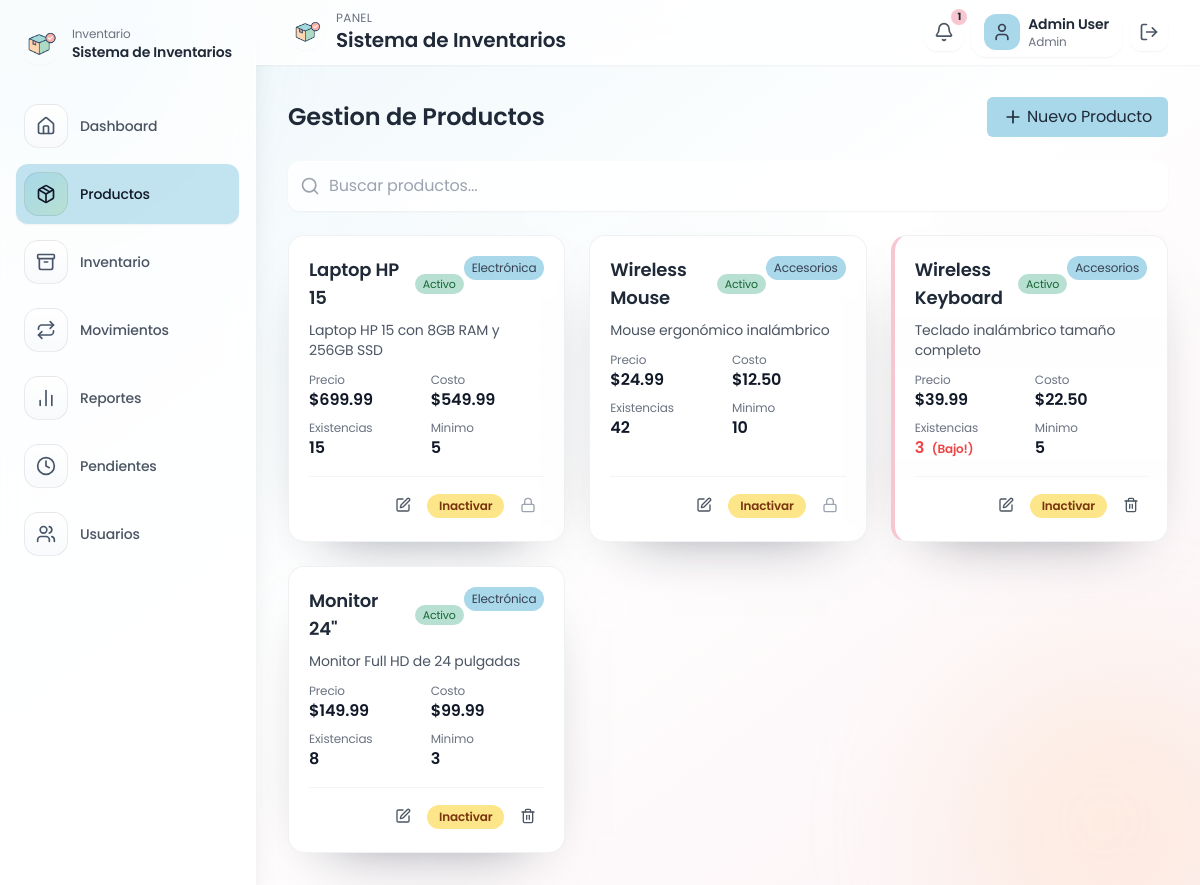
Screenshot of /products (signed in) with the database file from the repository.
### tables this page shows
CREATE TABLE IF NOT EXISTS products (
    id INT AUTO_INCREMENT PRIMARY KEY,
    name VARCHAR(150) NOT NULL,
    description TEXT,
    category VARCHAR(100) NOT NULL DEFAULT 'General',
    price DECIMAL(10,2) NOT NULL DEFAULT 0,
    cost DECIMAL(10,2) NOT NULL DEFAULT 0,
    stock_quantity INT NOT NULL DEFAULT 0,
    min_stock_level INT NOT NULL DEFAULT 0,
    active TINYINT(1) NOT NULL DEFAULT 1,
    image_url TEXT,
    created_at DATETIME NOT NULL DEFAULT CURRENT_TIMESTAMP
);

### app/helpers.php (called while the page is built, shortened)
<?php
function config(string $key, mixed $default = null): mixed
{
    $config = $GLOBALS['app_config'] ?? [];
    $segments = explode('.', $key);
    $value = $config;
    foreach ($segments as $segment) {
        if (is_array($value) && array_key_exists($segment, $value)) {
            $value = $value[$segment];
        } else {
            return $default;
        }
    }
    return $value;
}
function base_url(string $path = ''): string
{
    $base = config('app.base_url', '');
    if ($base === '') {
        $base = rtrim(str_replace('\\', '/', dirname($_SERVER['SCRIPT_NAME'] ?? '')), '/');
    }
    return rtrim($base, '/') . '/' . ltrim($path, '/');
}
function e(?string $value): string
{
    return htmlspecialchars((string) $value, ENT_QUOTES, 'UTF-8');
}
function auth_user(): ?array
{
    return $_SESSION['user'] ?? null;
}
function render(string $view, array $data = [], ?string $layout = 'layout'): void
{
    $viewFile = __DIR__ . '/Views/' . $view . '.php';
    extract($data);
    include $viewFile;
}

### app/Core/Controller.php (called while the page is built, shortened)
<?php
abstract class Controller
{
    protected function render(string $view, array $data = [], ?string $layout = 'layout'): void
    {
        render($view, $data, $layout);
    }
}

### app/Controllers/ProductController.php (called while the page is built, shortened)
<?php
class ProductController extends Controller
{
    public function index(): void
    {
        $currentUser = auth_user();
        $isAdmin = ($currentUser['role'] ?? null) === 'admin';
        $search = trim($_GET['q'] ?? '');
        $category = $_GET['category'] ?? null;
        $editId = isset($_GET['edit']) ? (int) $_GET['edit'] : null;
        $editingProduct = ($isAdmin && $editId) ? Product::find($editId) : null;
        $products = Product::all($search ?: null, $category ?: null);
        $categories = array_values(array_unique(array_map(fn ($p) => $p['category'], $products)));
        $this->render('products/index', [
            'products' => $products,
            'categories' => $categories,
            'search' => $search,
            'editingProduct' => $editingProduct,
            'isAdmin' => $isAdmin,
            'message' => flash('success'),
            'error' => flash('error'),
        ]);
    }
}

### public/index.php (called while the page is built, shortened)
<?php
$router = new Router();
$router->get('/login', [AuthController::class, 'showLogin']);
$router->post('/login', [AuthController::class, 'login']);
$router->get('/logout', [AuthController::class, 'logout']);
$router->get('/', [DashboardController::class, 'index']);
$router->get('/products', [ProductController::class, 'index']);
$router->post('/products/save', [ProductController::class, 'save']);
$router->post('/products/deactivate', [ProductController::class, 'deactivate']);
$router->post('/products/reactivate', [ProductController::class, 'reactivate']);
$router->post('/products/delete', [ProductController::class, 'delete']);
$router->get('/inventory', [InventoryController::class, 'index']);
$router->post('/inventory/adjust', [InventoryController::class, 'adjust']);
$router->get('/movements', [MovementController::class, 'index']);
$router->post('/movements/save', [MovementController::class, 'save']);
$router->get('/movements/pending', [MovementController::class, 'pending']);
$router->post('/movements/approve', [MovementController::class, 'approve']);
$router->post('/movements/reject', [MovementController::class, 'reject']);
$router->get('/reports', [ReportController::class, 'index']);
$router->get('/users', [UserController::class, 'index']);
$router->post('/users/save', [UserController::class, 'save']);
$router->post('/users/delete', [UserController::class, 'delete']);
$router->post('/users/toggle', [UserController::class, 'toggle']);
$router->dispatch($_SERVER['REQUEST_METHOD'], parse_url($_SERVER['REQUEST_URI'] ?? '/', PHP_URL_PATH) ?: '/');

### app/Models/Product.php (called while the page is built, shortened)
<?php
class Product
{
    public static function all(?string $search = null, ?string $category = null, bool $onlyActive = false): array
    {
        $pdo = Database::connection();
        $sql = 'SELECT p.*, (SELECT COUNT(*) FROM movements m WHERE m.product_id = p.id) as movements_count FROM products p WHERE 1=1';
        $params = [];
        $sql .= ' ORDER BY p.created_at DESC';
        $stmt = $pdo->prepare($sql);
        $stmt->execute($params);
        return $stmt->fetchAll();
    }
}

### app/Views/products/index.php (the view, shortened to what this page needs)
<?php
$isAdmin = $isAdmin ?? false;
?>
<div class="max-w-7xl mx-auto space-y-6">
    <div class="flex flex-col sm:flex-row items-start sm:items-center justify-between">
        <h2 class="text-2xl font-semibold text-gray-800">Gestion de Productos</h2>
        <?php if ($isAdmin): ?>
            <button type="button" id="toggleProductForm"
                    class="mt-3 sm:mt-0 inline-flex items-center px-4 py-2 bg-blue-pastel rounded-md text-gray-800 hover:bg-blue-400 transition-colors duration-200">
                <i data-lucide="plus" class="h-5 w-5 mr-1"></i>
                <span id="toggleProductFormText">Nuevo Producto</span>
            </button>
        <?php endif; ?>
    </div>
    <form method="GET" action="<?= base_url('products') ?>" class="mb-6">
        <div class="relative">
            <div class="absolute inset-y-0 left-0 pl-3 flex items-center pointer-events-none">
                <i data-lucide="search" class="h-5 w-5 text-gray-400"></i>
            </div>
            <input id="product-search" type="text" name="q" placeholder="Buscar productos..." value="<?= e($search) ?>"
                   class="w-full pl-10 pr-10 py-3 border border-white/60 bg-white/80 rounded-xl shadow-sm focus:outline-none focus:ring-2 focus:ring-blue-pastel">
        </div>
    </form>
    <?php if (count($products) === 0): ?>
        <div class="text-center py-12">
            <p class="text-gray-500">No se encontraron productos.</p>
        </div>
    <?php else: ?>
        <div class="grid grid-cols-1 sm:grid-cols-2 lg:grid-cols-3 xl:grid-cols-4 gap-6">
            <?php foreach ($products as $product): ?>
                <?php
                $isLow = $product['stock_quantity'] <= $product['min_stock_level'];
                $isInactive = empty($product['active']);
                $movementsCount = (int) ($product['movements_count'] ?? 0);
                ?>
                <div class="card <?= $isLow ? 'low-stock' : '' ?>">
                    <div class="flex flex-col h-full">
                        <div class="flex-1">
                            <div class="flex justify-between items-start">
                                <div class="space-y-1">
                                    <div class="flex items-center space-x-2">
                                        <h3 class="text-lg font-semibold text-gray-800"><?= e($product['name']) ?></h3>
                                        <span class="px-2 py-0.5 text-[11px] rounded-full <?= $isInactive ? 'bg-gray-200 text-gray-700' : 'bg-green-pastel text-green-800' ?>">
                                            <?= $isInactive ? 'Inactivo' : 'Activo' ?>
                                        </span>
                                    </div>
                                </div>
                                <span class="px-2 py-1 text-xs rounded-full bg-blue-pastel text-gray-700">
                                    <?= e($product['category']) ?>
                                </span>
                            </div>
                            <p class="text-sm text-gray-600 mt-2 line-clamp-2">
                                <?= e($product['description']) ?>
                            </p>
                            <div class="mt-3 grid grid-cols-2 gap-2">
                                <div>
                                    <p class="text-xs text-gray-500">Precio</p>
                                    <p class="font-semibold">$<?= number_format((float) $product['price'], 2) ?></p>
                                </div>
                                <div>
                                    <p class="text-xs text-gray-500">Costo</p>
                                    <p class="font-semibold">$<?= number_format((float) $product['cost'], 2) ?></p>
                                </div>
                                <div>
                                    <p class="text-xs text-gray-500">Existencias</p>
                                    <p class="font-semibold <?= $isLow ? 'text-red-500' : '' ?>">
                                        <?= (int) $product['stock_quantity'] ?>
                                        <?= $isLow ? '<span class="ml-1 text-xs">(Bajo!)</span>' : '' ?>
                                    </p>
                                </div>
                                <div>
                                    <p class="text-xs text-gray-500">Minimo</p>
                                    <p class="font-semibold"><?= (int) $product['min_stock_level'] ?></p>
                                </div>
                            </div>
                        </div>
                        <?php if ($isAdmin): ?>
                            <div class="flex flex-wrap items-center justify-end gap-2 mt-4 pt-3 border-t border-gray-100">
                                <button type="button" class="p-2 rounded-full hover:bg-gray-100 text-gray-600 edit-product"
                                        title="Editar"
                                        data-product='<?= htmlspecialchars(json_encode([
                                            'id' => (int) $product['id'],
                                            'name' => $product['name'],
                                            'category' => $product['category'],
                                            'description' => $product['description'],
                                            'price' => $product['price'],
                                            'cost' => $product['cost'],
                                            'stock_quantity' => $product['stock_quantity'],
                                            'min_stock_level' => $product['min_stock_level'],
                                        ]), ENT_QUOTES, 'UTF-8') ?>'>
                                    <i data-lucide="edit" class="h-4 w-4"></i>
                                </button>
                                <?php if ($isInactive): ?>
                                    <form action="<?= base_url('products/reactivate') ?>" method="POST">
                                        <input type="hidden" name="id" value="<?= (int) $product['id'] ?>">
                                        <button type="submit" class="px-3 py-1 rounded-full bg-green-pastel text-green-900 hover:bg-green-300 text-xs font-semibold">
                                            Reactivar
                                        </button>
                                    </form>
                                <?php else: ?>
                                    <form action="<?= base_url('products/deactivate') ?>" method="POST">
                                        <button type="submit" class="px-3 py-1 rounded-full bg-amber-200 text-amber-900 hover:bg-amber-300 text-xs font-semibold">
                                            Inactivar
                                        </button>
                                    </form>
                                <?php endif; ?>
                                <?php if ($movementsCount === 0): ?>
                                    <form action="<?= base_url('products/delete') ?>" method="POST" onsubmit="return confirm('Eliminar este producto?');">
                                        <button type="submit" class="p-2 rounded-full hover:bg-gray-100 text-gray-600" title="Eliminar">
                                            <i data-lucide="trash" class="h-4 w-4"></i>
                                        </button>
                                    </form>
                                <?php else: ?>
                                    <button type="button" class="p-2 rounded-full text-gray-400 cursor-not-allowed" title="Este producto no puede eliminarse porque tiene transacciones registradas.">
                                        <i data-lucide="lock" class="h-4 w-4"></i>
                                    </button>
                                <?php endif; ?>
                            </div>
                        <?php endif; ?>
                    </div>
                </div>
            <?php endforeach; ?>
        </div>
    <?php endif; ?>
</div>

### public/assets/styles.css (style rules this page uses)
:root { --pink-pastel: #F7C6D0; --blue-pastel: #A8D8EA; --green-pastel: #B8E0D2; --peach-pastel: #FFD8B5; }
body { font-family: 'Poppins', sans-serif; background: radial-gradient(circle at 0% 0%, rgba(168, 216, 234, 0.22), transparent 30%), radial-gradient(circle at 100% 100%, rgba(255, 216, 181, 0.22), transparent 28%), #fdfefe; color: #0f172a; letter-spacing: -0.01em; }
.card { background: linear-gradient(180deg, rgba(255, 255, 255, 0.95), #ffffff); border-radius: 1rem; padding: 1.25rem; border: 1px solid rgba(15, 23, 42, 0.06); box-shadow: 0 24px 60px -40px rgba(15, 23, 42, 0.6); transition: all 0.2s ease-in-out; }
.low-stock { background-color: rgba(247, 198, 208, 0.2); border-left: 4px solid var(--pink-pastel); }
.line-clamp-2 { display: -webkit-box; -webkit-line-clamp: 2; -webkit-box-orient: vertical; overflow: hidden; }
.bg-blue-pastel { background-color: var(--blue-pastel); }
.bg-green-pastel { background-color: var(--green-pastel); }

### rows the page displays
products: name "Laptop HP 15", active "Activo", category "Electrónica", description "Laptop HP 15 con 8GB RAM y 256GB SSD", price "699.99", cost "549.99", stock_quantity "15", min_stock_level "5"
products: name "Wireless Mouse", active "Activo", category "Accesorios", description "Mouse ergonómico inalámbrico", price "24.99", cost "12.50", stock_quantity "42", min_stock_level "10"
products: name "Wireless Keyboard", active "Activo", category "Accesorios", description "Teclado inalámbrico tamaño completo", price "39.99", cost "22.50", stock_quantity "3", shows "(Bajo!)", min_stock_level "5"
products: name "Monitor 24\"", active "Activo", category "Electrónica", description "Monitor Full HD de 24 pulgadas", price "149.99", cost "99.99", stock_quantity "8", min_stock_level "3"

### other values shown
config('app.name') "Sistema de Inventarios"
$link['label'] "Dashboard"
$link['label'] "Productos"
$link['label'] "Inventario"
$link['label'] "Movimientos"
$link['label'] "Reportes"
$link['label'] "Pendientes"
$link['label'] "Usuarios"
$lowStockCount "1"
$user['name'] "Admin User"
$user['role'] "Admin"
